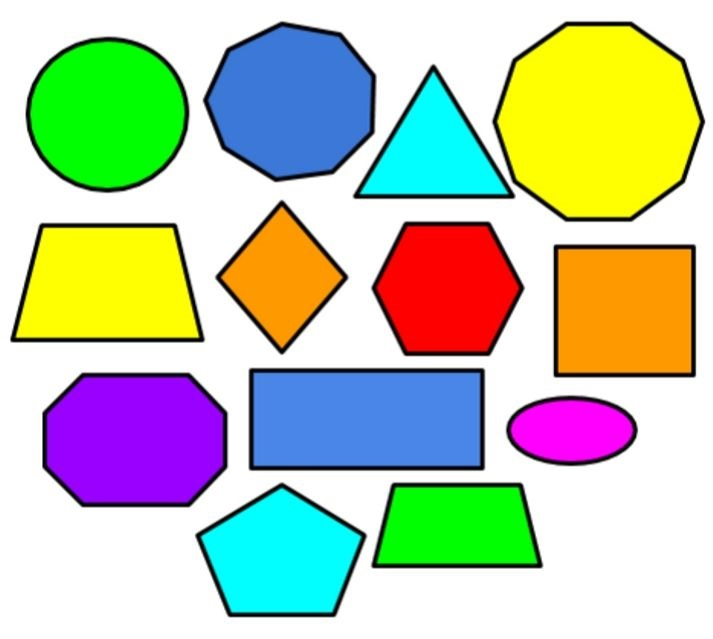
#> input picture 08_Exercises_first/sources/polygons2.jpg, 713 x 639 px, given in place of the camera
$ python 08_using_hand_features.py
#> lines starting #> are read from the running program, lines starting #| are printed output that depends on the picture; after the words box and inside, x2 and y2 are one past the last pixel; in counts of white or black regions, pixels touching at a corner belong together
import math
import cv2
import numpy as np

cap = cv2.VideoCapture(0)

def findMaxCountors(countors):
    """
    Bu fonksiyon, bir kontür listesindeki en büyük alana sahip kontürü bulur.

    Args:
        countors: Bir kontürler listesi.

    Returns:
        En büyük alana sahip kontür.
    """
    max_i = 0  # En büyük alanlı kontürün indeksi
    max_area = 0  # En büyük alan değeri

    # Her kontür için alan hesaplanır ve en büyük alan ve indeksi takip edilir.
    for i in range(len(countors)):
        area_hand = cv2.contourArea(countors[i])
        if max_area < area_hand:
            max_area = area_hand
            max_i = i

    # Hata yakalama bloğu, potansiyel IndexError hatasını ele alır.
    try:
        c = countors[max_i]  # En büyük alanlı kontür seçilir.
    except:
        countors = [0]  # Hata durumunda boş bir liste oluşturulur.
        c = countors[0]  # Boş listeden varsayılan olarak ilk eleman (0. indeks) seçilir.

    return c  # En büyük alanlı kontür döndürülür.

while 1:
    ret, frame = cap.read()
#> frame is the input picture: shape (639, 713, 3); mean B, G, R 172.3, 200, 189.3
    frame = cv2.flip(frame, 1)  # Çerçeveyi yatay olarak çevirir (isteğe bağlı)

    roi = frame[150:400, 220:420]  # İlgi Alanı (ROI) tanımlanır
    cv2.rectangle(frame, (220, 150), (420, 400), (255, 0, 0), 0)  # ROI üzerine kırmızı bir dikdörtgen çizer
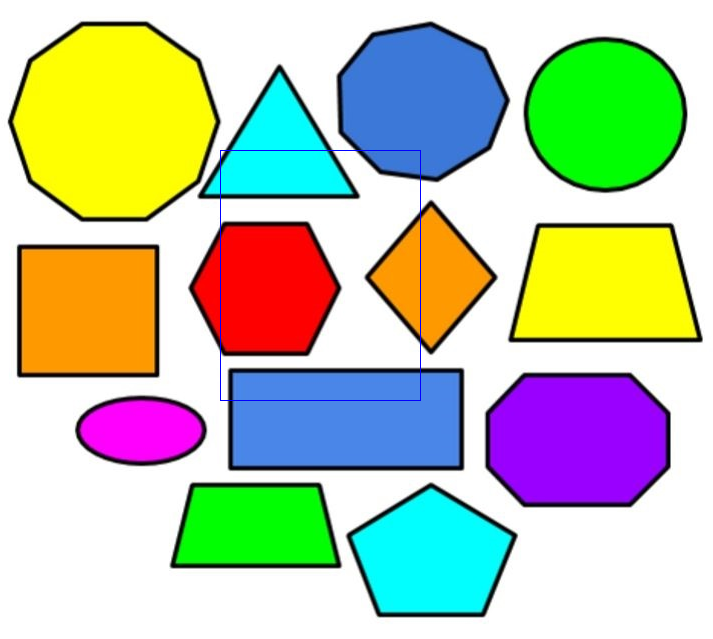
#> frame: shape (639, 713, 3); mean B, G, R 172.5, 199.7, 189

    hsv = cv2.cvtColor(roi, cv2.COLOR_BGR2HSV)  # ROI'yi HSV renk uzayına dönüştürür
#> hsv: shape (250, 200, 3); mean H, S, V 42.4, 143, 229.1
#> roi: shape (250, 200, 3); mean B, G, R 151.2, 145.6, 181.8
    lower_color = np.array([0, 45, 79], dtype=np.uint8)  # Cilt algılama için alt renk sınırları
    upper_color = np.array([17, 255, 255], dtype=np.uint8)  # Cilt algılama için üst renk sınırları

    mask = cv2.inRange(hsv, lower_color, upper_color)  # Cilt benzeri bölgeleri izole etmek için bir maske oluşturur
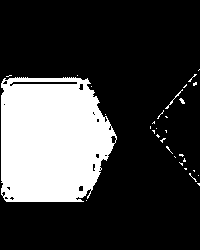
#> mask: shape (250, 200); 24.6% white; 31 white regions (28 under 20 px), largest, box (x1, y1, x2, y2) and area: (1, 77, 117, 202) 12055, (165, 89, 183, 109) 37, (179, 98, 185, 104) 20
    kernel = np.ones((3, 3), np.uint8)  # Morfolojik işlemler için 3x3 çekirdek tanımlar
    mask1 = cv2.dilate(mask, kernel, iterations=1)  # Küçük delikleri doldurmak için maskeyi genişletir
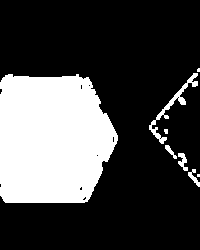
#> mask1: shape (250, 200); 27.4% white; 8 white regions (3 under 20 px), largest, box (x1, y1, x2, y2) and area: (0, 74, 118, 203) 12959, (149, 73, 198, 144) 475, (178, 153, 188, 171) 99, (188, 169, 200, 187) 82, (165, 145, 177, 159) 61
    mask2 = cv2.medianBlur(mask, 15)  # Gürültüyü azaltmak için medyan bulanıklaştırma uygular
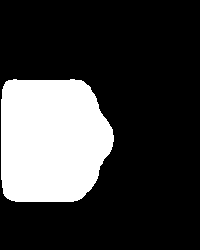
#> mask2: shape (250, 200); 24% white; 1 white region

    countors, _ = cv2.findContours(mask2, cv2.RETR_TREE, cv2.CHAIN_APPROX_SIMPLE)  # Maskede kontürleri bulur
#> countors = 1 contour; box (x1, y1, x2, y2) and area: (1, 79, 114, 202) 11808

    if len(countors) > 0:  # En az bir kontür algılanırsa

        c = findMaxCountors(countors)  # En büyük alana sahip kontürü bulur
#> the loop in findMaxCountors, `for i in range(len(countors)):` made 1 pass
#> (area_hand, max_area, max_i) on pass 1: (11808.5, 11808.5, 0)
#> after the loop in findMaxCountors, `for i in range(len(countors)):`: max_area = 11808.5; max_i = 0
#> in findMaxCountors, `c = countors[max_i]`: c = contour of 108 points, box (x1, y1, x2, y2) (1, 79, 114, 202), area 11808

        extLeft = tuple(c[c[:, :, 0].argmin()][0])  # En soldaki noktayı (minimum x-koordinatı) bulur
#> extLeft = (1, 99)
        extRight = tuple(c[c[:, :, 0].argmax()][0])  # En sağdaki noktayı (maksimum x-koordinatı) bulur
#> extRight = (113, 141)
        extTop = tuple(c[c[:, :, 1].argmin()][0])  # En üstteki noktayı (minimum y-koordinatı) bulur
#> extTop = (13, 79)

        # Kontürün extrema (köşe noktaları) üzerine daireler çizer
        cv2.circle(roi,extLeft,5,(0,255,0),2) #yeşil daire
#> roi: shape (250, 200, 3); mean B, G, R 151.1, 145.8, 181.5
        cv2.circle(roi,extRight,5,(0,255,0),2)
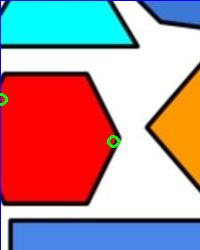
#> roi: shape (250, 200, 3); mean B, G, R 151.1, 146.3, 181.2
        cv2.circle(roi,extTop,5,(0,255,0),2)
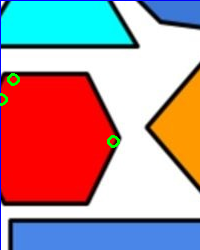
#> roi: shape (250, 200, 3); 0.18% of pixels changed, all inside (x1, y1, x2, y2) = (7, 73, 20, 86)

        # Kontürün extrema (köşe noktaları) arasındaki çizgileri çizer
        cv2.line(roi, extLeft, extTop, (255, 0, 0), 2)  # Mavi çizgi
        cv2.line(roi, extTop, extRight, (255, 0, 0), 2)  # Mavi çizgi
        cv2.line(roi, extRight, extLeft, (255, 0, 0), 2)  # Mavi çizgi

        # Sağ üst köşeye açıyı hesaplar ve metin olarak ekler
        a = math.sqrt((extRight[0]-extTop[0])**2+(extRight[1]-extTop[1])**2)  # Sağ üst kenar uzunluğu
#> a = 117.7
        b = math.sqrt((extTop[0]-extLeft[0])**2+(extTop[1]-extLeft[1])**2)  # Sağ yan kenar uzunluğu
#> b = 23.32
        c = math.sqrt((extRight[0]-extLeft[0])**2+(extRight[1]-extLeft[1])**2)  # Hipotenüs uzunluğu
#> c = 119.6

        try:
            angle_ab = int(math.acos((a**2 + b**2 - c**2) / (2*b*c)) * 57)  # Açı (derece) hesaplanır
#> angle_ab = 88
            cv2.putText(roi, str(angle_ab), (extRight[0]+10, extRight[1]), cv2.FONT_HERSHEY_SIMPLEX, 1, (0, 0, 255), 2, cv2.LINE_AA)  # Açı değeri yazdırılır
            if angle_ab > 70:
                cv2.rectangle(frame, (0, 0), (100, 100), (255, 0, 0), -1)
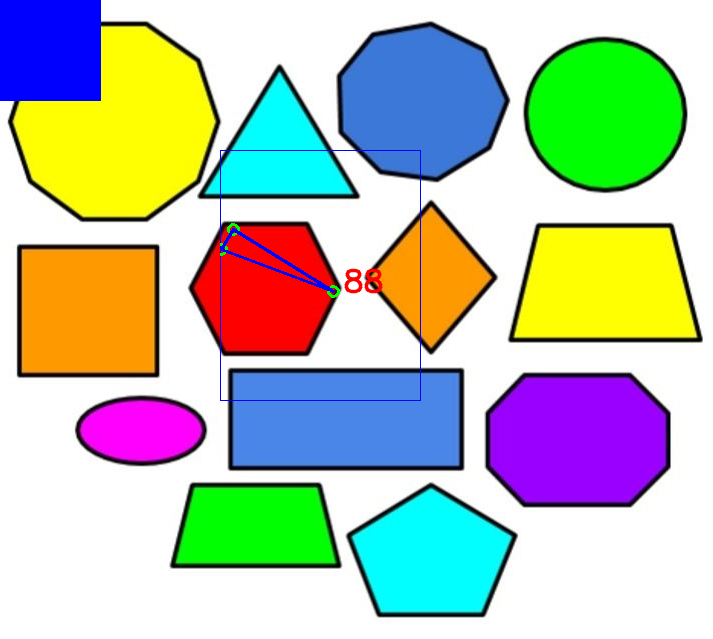
#> frame: shape (639, 713, 3); 2.59% of pixels changed, all inside (x1, y1, x2, y2) = (0, 0, 383, 298)
            else:
                pass
        except:
            cv2.putText(roi, "?", (extRight[0]+10, extRight[1]), cv2.FONT_HERSHEY_SIMPLEX, 1, (0, 0, 255), 2, cv2.LINE_AA)  # Hata durumunda soru işareti yazdırılır

    cv2.imshow("Frame", frame)
    cv2.imshow("Roi", roi)
    # cv2.imshow("HSV", hsv)  # HSV görüntülemeyi isteğe bağlı olarak kaldırabilirsiniz.
    # cv2.imshow("Mask", mask)  # Maskeyi görüntülemeyi isteğe bağlı olarak kaldırabilirsiniz.
    # cv2.imshow("Mask1", mask1)  # Aşamalı maskeyi görüntülemeyi isteğe bağlı olarak kaldırabilirsiniz.
    # cv2.imshow("Mask2", mask2)  # Bulanıklaştırılmış maskeyi görüntülemeyi isteğe bağlı olarak kaldırabilirsiniz.

    if cv2.waitKey(20) & 0xFF == ord("q"):
#> (key q is pressed here)
        break

cap.release()
cv2.destroyAllWindows()
